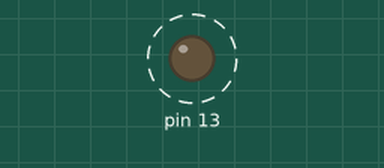
The sketch below on a simulated Arduino Uno, built with avr-gcc and run on an emulated ATmega328P. On the bench: output pins drawn as LEDs (lit = HIGH). Dashed ring = blinking.

Above: at 0.5 s.
Timing chart, 0 to 4.6 s (numbered marks = the images above):
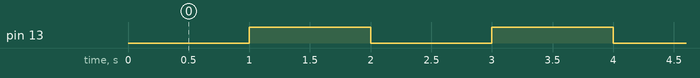

The sketch:

sketch_ISR_example_LED_toggle.ino
```cpp
#include <TimerOne.h>

int a; // LED toggle
int n; // iteration number
void setup() {
  pinMode(13,OUTPUT);
  Timer1.initialize(1000000); // Period = 0.1
  Timer1.attachInterrupt(timerISR);
}

void loop() {
  // put your main code here, to run repeatedly:

}

void timerISR()
{
 a = a^1;
 digitalWrite(13, a);
 n++;
}
```

Measured:
- by itself, pin 13: alternates HIGH for 1.0 s and LOW for 1.0 s
